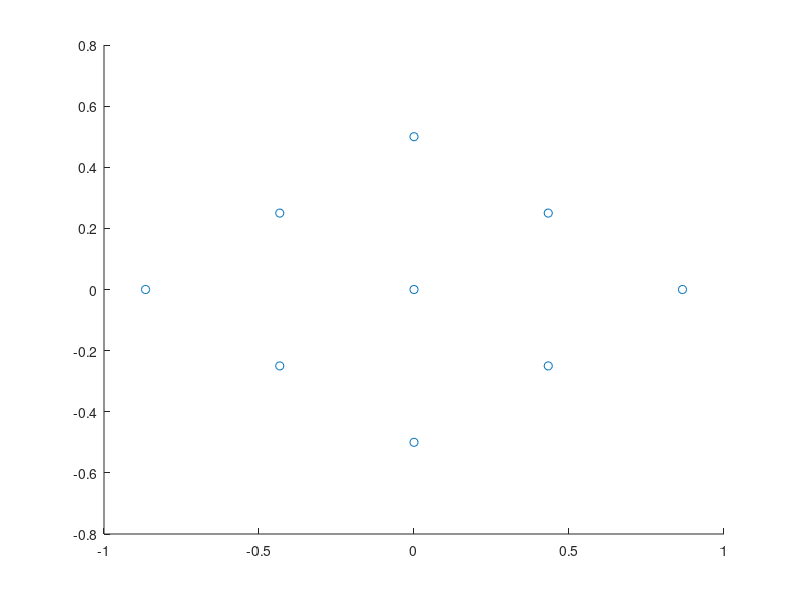

This figure's MATLAB source: (Note: this script raises an error after producing the figure.)
% create stingray mesh: wrong: use .ipynb file
clc
clear all
close all
L = 1;
n = 2;
l = L/n;
y = [];
x = [];

for i = 0:1:n
    y_temp =  (-i*l/2:l:i*l/2);
     y = [y, y_temp];

     x_temp = (sqrt(3)/2)*(i-n)*l .*ones(1,size(y_temp,2));
     x = [x, x_temp];
end

% mirror
y_mirror = [];
x_mirror = [];
for i = 0:1:n-1
    y_temp =  (-i*l/2:l:i*l/2);
     y_mirror = [y_mirror, y_temp];

     x_temp = (sqrt(3)/2)*(n-i)*l .*ones(1,size(y_temp,2));
     x_mirror = [x_mirror, x_temp];
end
% 
x_total = [x, x_mirror];
y_total = [y, y_mirror];

% x_total = [x];
% y_total = [y];

figure()
scatter(x_total,y_total);

DT=delaunayTriangulation(x_total(:),y_total(:));
figure()
triplot(DT);
axis equal;

% Extract the elements and nodes
Face_Nodes = DT.ConnectivityList;
Nodes = DT.Points;
Nodes = [Nodes, zeros(size(Nodes,1),1)];

% DT=delaunay(x_total(:),y_total(:));
% Face_Nodes = DT;



% check face normals
face_normals = faceNormal(DT);

filename = 'stingray_n2_matlab.txt';
fid = fopen(filename,'w');
if fid ~= -1
    fprintf(fid,'*shellNodes');
    fclose(fid);
end
writematrix(Nodes,filename, 'WriteMode','append')
fid = fopen(filename, 'at');
if fid ~= -1
    fprintf(fid,'*FaceNodes');
    fclose(fid);
end
writematrix(Face_Nodes,filename, 'WriteMode','append')

%% theta
T = 1;
dt = 0.01;
time_arr = 0:dt:T;
curr_time = 0;
flap_freq = 4;
for i = 1:size(time_arr,2)
    theta(i) = 5*pi/12*(-cos(2*flap_freq*pi*curr_time) + 1);
    curr_time = curr_time+dt;
end
figure()
plot(time_arr,theta)


